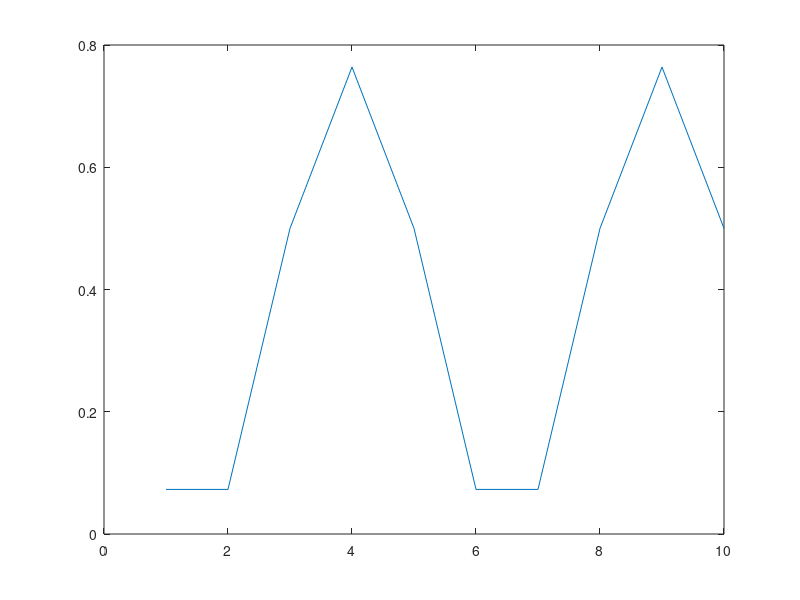
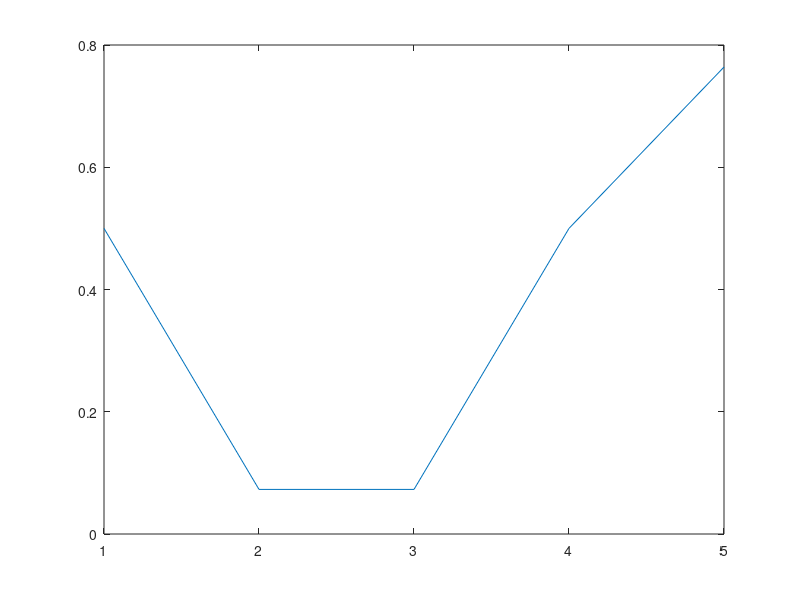

The MATLAB source for these figures, in order:
clc; clear all; close all;

% load('100m.mat');
% x=val(1,:);
% ecg=x';
% figure(1);
% plot(ecg);

N=8; M=8;
k=input('enter the total no.of samples');
% n=0:1:k; 
figure
for n=1:1:2*k
    for i=0:1:7
         x=cos(.2*pi*n);
         y=cos(.2*pi*(n-i+1));
         z=cos(.2*pi*(n-i)); 
          y1=y-z;
          x1=y1*y1;
          x2=abs(x1);
          a(n)=x2*(N-i+1);
    end
%      disp(a); 

     plot(a);
%      hold on;
end
    figure
 n=1:1:k;
%     for j=1:7
        
%           plot(n,((a(n-j)/M)));
     
    disp((a(n+4)))
       plot(n,a(n+4));hold on;
%     end
% end
% plot(n,x);
% plot(n,abs(x1));
% plot(n,a);
% plot(n,b(n));
% plot(n,c(n));